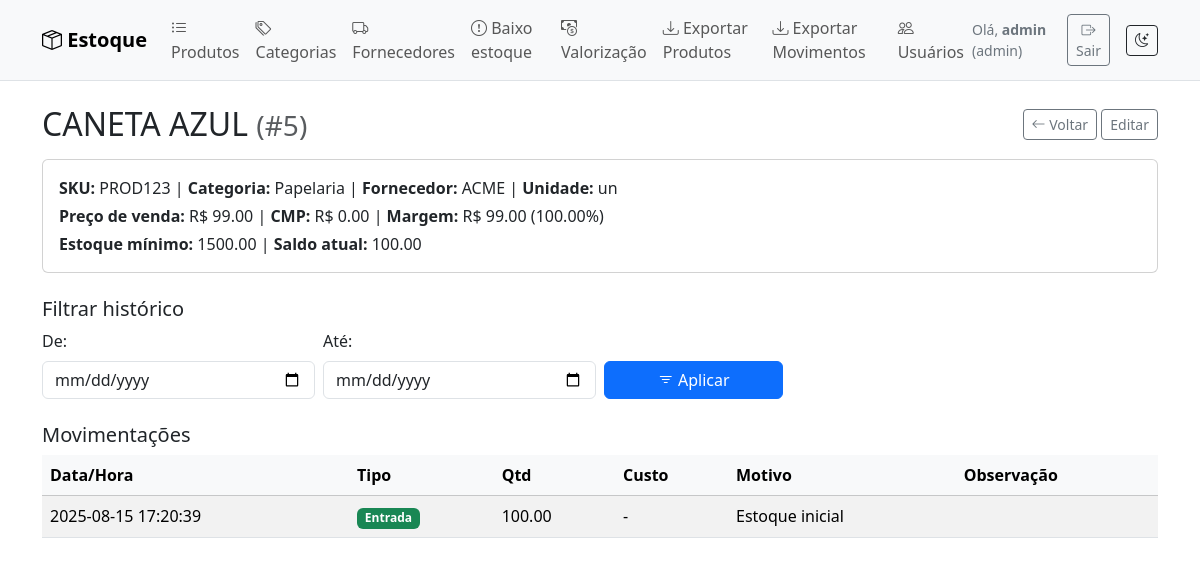
The page /produto/5 (signed in) on the database its author committed.
### tables this page shows
CREATE TABLE users(
        id INTEGER PRIMARY KEY AUTOINCREMENT,
        username TEXT UNIQUE NOT NULL,
        passhash TEXT NOT NULL,
        role TEXT NOT NULL CHECK(role IN ('admin','operador','leitura')),
        created_at TEXT
    );

CREATE TABLE products(
        id INTEGER PRIMARY KEY AUTOINCREMENT,
        sku TEXT UNIQUE NOT NULL,
        name TEXT NOT NULL,
        category TEXT,
        supplier TEXT,
        unit TEXT DEFAULT 'un',
        price REAL DEFAULT 0,       -- preço base (ex.: venda)
        min_qty REAL DEFAULT 0,     -- alerta de baixo estoque
        current_qty REAL DEFAULT 0, -- saldo atual
        created_at TEXT
    , avg_cost REAL DEFAULT 0, category_id INTEGER, supplier_id INTEGER);

CREATE TABLE stock_movements(
        id INTEGER PRIMARY KEY AUTOINCREMENT,
        product_id INTEGER NOT NULL,
        type TEXT CHECK(type IN ('IN','OUT')) NOT NULL,
        quantity REAL NOT NULL,
        unit_cost REAL,             -- custo aplicado nesta entrada (opcional)
        reason TEXT,                -- Compra, Venda, Ajuste, Perda, Devolução, Outro
        note TEXT,
        ts TEXT,
        FOREIGN KEY(product_id) REFERENCES products(id)
    );

### stockcontrol/routes/products.py (the view)
@bp.get("/produto/<int:pid>")
@login_required
def produto(pid):
    start = (request.args.get("start") or "").strip()
    end = (request.args.get("end") or "").strip()
    p = find_product(pid)
    if not p:
        return abort(404)
    conn = get_conn()
    c = conn.cursor()
    where = "WHERE product_id=?"
    params = [pid]
    if start:
        where += " AND date(ts) >= date(?)"
        params.append(start)
    if end:
        where += " AND date(ts) <= date(?)"
        params.append(end)
    c.execute(
        f"""SELECT id, ts, type, quantity, unit_cost, reason, note
            FROM stock_movements {where} ORDER BY ts DESC""",
        params,
    )
    movs = c.fetchall()
    conn.close()
    return render_template("produto.html", p=p, movs=movs, start=start, end=end)

### stockcontrol/auth.py (called while the page is built)
def load_user(user_id):
    conn = get_conn(); c = conn.cursor()
    c.execute("SELECT * FROM users WHERE id=?", (user_id,))
    row = c.fetchone(); conn.close()
    return User(row) if row else None

### stockcontrol/db.py (called while the page is built)
def get_conn():
    db_path = current_app.config["DB_PATH"]
    conn = sqlite3.connect(db_path)
    conn.row_factory = sqlite3.Row
    conn.execute("PRAGMA foreign_keys = ON;")        # respeitar FKs
    conn.execute("PRAGMA journal_mode = WAL;")       # melhor concorrência
    conn.execute("PRAGMA synchronous = NORMAL;")     # equilíbrio segurança x performance
    conn.execute("PRAGMA busy_timeout = 3000;")      # espera 3s se DB estiver ocupado
    conn.execute("PRAGMA temp_store = MEMORY;")      # operações temporárias em memória
    return conn

### stockcontrol/services/inventory.py (called while the page is built)
def find_product(pid: int):
    conn = get_conn()
    c = conn.cursor()
    c.execute("""
      SELECT p.*,
             COALESCE(cat.name,'') AS category_name,
             COALESCE(sup.name,'') AS supplier_name
      FROM products p
      LEFT JOIN categories cat ON cat.id = p.category_id
      LEFT JOIN suppliers  sup ON sup.id = p.supplier_id
      WHERE p.id = ?
    """, (pid,))
    row = c.fetchone()
    conn.close()
    return row

### templates/produto.html
{% extends "base.html" %}
{% block content %}
  <div class="mb-3 d-flex justify-content-between align-items-center">
    <h2 class="mb-0">
      {{ p.name }}
      <small class="text-muted">(#{{ p.id }})</small>
    </h2>
    <div>
      <a class="btn btn-outline-secondary btn-sm" href="{{ url_for('products.index') }}">
        <i class="bi bi-arrow-left"></i> Voltar
      </a>
      <a class="btn btn-outline-secondary btn-sm" href="{{ url_for('products.editar', pid=p.id) }}">
        Editar
      </a>
    </div>
  </div>
  <div class="card mb-4">
    <div class="card-body">
      <p class="mb-1">
        <strong>SKU:</strong> {{ p.sku }} |
        <strong>Categoria:</strong> {{ p.category_name or '-' }} |
        <strong>Fornecedor:</strong> {{ p.supplier_name or '-' }} |
        <strong>Unidade:</strong> {{ p.unit or 'un' }}
      </p>
      <p class="mb-1">
        <strong>Preço de venda:</strong> R$ {{ '%.2f'|format(p.price) }} |
        <strong>CMP:</strong> R$ {{ '%.2f'|format(p.avg_cost) }} |
        <strong>Margem:</strong>
        R$ {{ '%.2f'|format(p.price - p.avg_cost) }}
        ({{ p.price>0 and ('%.2f'|format(100.0*(p.price - p.avg_cost)/p.price)) or '0.00' }}%)
      </p>
      <p class="mb-0">
        <strong>Estoque mínimo:</strong> {{ '%.2f'|format(p.min_qty) }} |
        <strong>Saldo atual:</strong> {{ '%.2f'|format(p.current_qty) }}
      </p>
    </div>
  </div>
  <div class="mb-4">
    <h5>Filtrar histórico</h5>
    <form method="get" class="row g-2" action="{{ url_for('products.produto', pid=p.id) }}">
      <div class="col-md-3">
        <label class="form-label">De:</label>
        <input type="date" name="start" value="{{ start or '' }}" class="form-control">
      </div>
      <div class="col-md-3">
        <label class="form-label">Até:</label>
        <input type="date" name="end" value="{{ end or '' }}" class="form-control">
      </div>
      <div class="col-md-2 align-self-end">
        <button class="btn btn-primary w-100" type="submit">
          <i class="bi bi-filter"></i> Aplicar
        </button>
      </div>
    </form>
  </div>
  <div>
    <h5>Movimentações</h5>
    {% if not movs %}
      <div class="alert alert-secondary">Sem histórico neste período.</div>
    {% else %}
      <div class="table-responsive">
        <table class="table table-striped table-hover align-middle">
          <thead class="table-light">
            <tr>
              <th>Data/Hora</th>
              <th>Tipo</th>
              <th>Qtd</th>
              <th>Custo</th>
              <th>Motivo</th>
              <th>Observação</th>
            </tr>
          </thead>
          <tbody>
            {% for m in movs %}
              <tr>
                <td>{{ m.ts }}</td>
                <td>
                  {% if m.type == 'IN' %}
                    <span class="badge bg-success">Entrada</span>
                  {% else %}
                    <span class="badge bg-danger">Saída</span>
                  {% endif %}
                </td>
                <td>{{ '%.2f'|format(m.quantity) }}</td>
                <td>{{ m.unit_cost is not none and ('R$ ' + ('%.2f'|format(m.unit_cost))) or '-' }}</td>
                <td>{{ m.reason or '-' }}</td>
                <td>{{ m.note or '' }}</td>
              </tr>
            {% endfor %}
          </tbody>
        </table>
      </div>
    {% endif %}
  </div>
{% endblock %}

### templates/base.html (shortened to what this page needs)
<!doctype html>
<html lang="pt-br" data-bs-theme="light">
<head>
  <link href="https://cdn.jsdelivr.net/npm/bootstrap@5.3.3/dist/css/bootstrap.min.css" rel="stylesheet">
  <link href="https://cdn.jsdelivr.net/npm/bootstrap-icons@1.11.3/font/bootstrap-icons.css" rel="stylesheet">
</head>
<body>
  <nav class="navbar navbar-expand-lg bg-body-tertiary border-bottom">
    <div class="container">
      <a class="navbar-brand fw-semibold" href="{{ url_for('products.index') }}">
        <i class="bi bi-box-seam"></i> Estoque
      </a>
      <div id="topnav" class="collapse navbar-collapse">
        <ul class="navbar-nav me-auto mb-2 mb-lg-0">
          {% if current_user.is_authenticated %}
            <li class="nav-item">
              <a class="nav-link" href="{{ url_for('products.index') }}">
                <i class="bi bi-list-ul"></i> Produtos
              </a>
            </li>
            <li class="nav-item">
              <a class="nav-link" href="{{ url_for('categories.view') }}">
                <i class="bi bi-tags"></i> Categorias
              </a>
            </li>
            <li class="nav-item">
              <a class="nav-link" href="{{ url_for('suppliers.view') }}">
                <i class="bi bi-truck"></i> Fornecedores
              </a>
            </li>
            <li class="nav-item">
              <a class="nav-link" href="{{ url_for('reports.low_stock') }}">
                <i class="bi bi-exclamation-circle"></i> Baixo estoque
              </a>
            </li>
            <li class="nav-item">
              <a class="nav-link" href="{{ url_for('reports.valuation') }}">
                <i class="bi bi-cash-coin"></i> Valorização
              </a>
            </li>
            <li class="nav-item">
              <a class="nav-link" href="{{ url_for('export.export_products') }}">
                <i class="bi bi-download"></i> Exportar Produtos
              </a>
            </li>
            <li class="nav-item">
              <a class="nav-link" href="{{ url_for('export.export_moves') }}">
                <i class="bi bi-download"></i> Exportar Movimentos
              </a>
            </li>
            {% if current_user.role == 'admin' %}
              <li class="nav-item">
                <a class="nav-link" href="{{ url_for('users.manage') }}">
                  <i class="bi bi-people"></i> Usuários
                </a>
              </li>
            {% endif %}
          {% endif %}
        </ul>
        <div class="d-flex align-items-center gap-3">
          {% if current_user.is_authenticated %}
            <span class="text-secondary small">
              Olá, <strong>{{ current_user.username }}</strong> ({{ current_user.role }})
            </span>
            <form method="post" action="{{ url_for('auth.logout') }}">
              <button class="btn btn-outline-secondary btn-sm" type="submit">
                <i class="bi bi-box-arrow-right"></i> Sair
              </button>
            </form>
          {% endif %}
          <button class="btn btn-outline-dark btn-sm" id="themeToggle" type="button">
            <i class="bi bi-moon-stars"></i>
          </button>
        </div>
      </div>
    </div>
  </nav>
  <main class="container py-4">
    {% block content %}{% endblock %}
  </main>
</body>
</html>

### rows shown on the page
users: username "admin", role "admin"
products: name "CANETA AZUL", id "5", sku "PROD123", unit "un", price "99.00", avg_cost "0.00", p.price-p.avg_cost "99.00", price+avg_cost "100.00", min_qty "1500.00", current_qty "100.00"
stock_movements: ts "2025-08-15 17:20:39", type "Entrada", quantity "100.00", unit_cost "-", reason "Estoque inicial"

### other values the page prints
{{ p.category_name or '-' }} "Papelaria"
{{ p.supplier_name or '-' }} "ACME"
